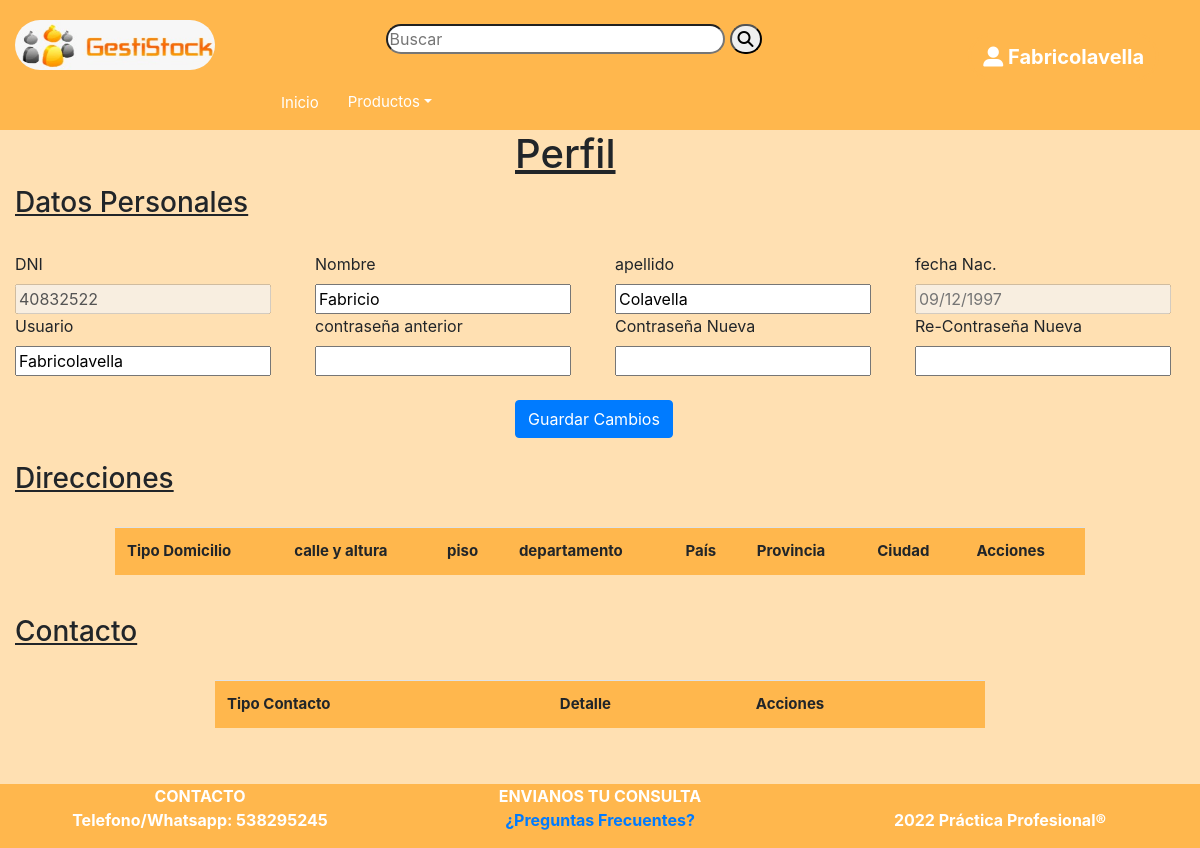
Before: /perfilUsuario.php (signed in) with the older database file.
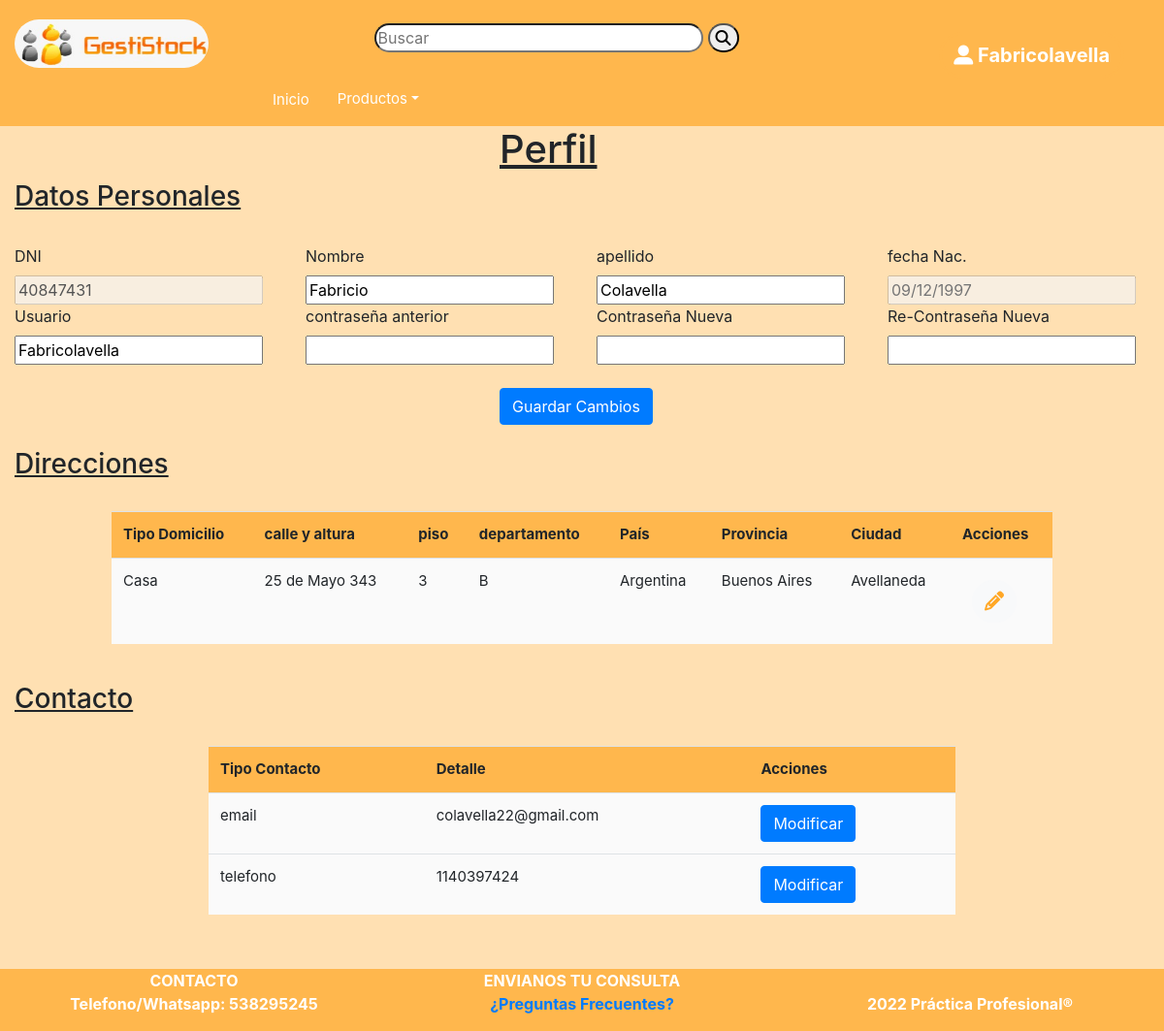
After: the same page with the newer database file.
### tables this page shows
CREATE TABLE `personas` (
  `idPersona` int(11) NOT NULL,
  `numDocumento` int(11) NOT NULL,
  `idTipoDocumento` int(11) NOT NULL,
  `nombre` varchar(45) NOT NULL,
  `apellido` varchar(45) NOT NULL,
  `fechaNac` date NOT NULL,
  `usuario` varchar(45) NOT NULL,
  `contrasenia` varchar(45) NOT NULL,
  `idEstado` int(11) NOT NULL
);

CREATE TABLE `direcciones` (
  `idDireccion` int(11) NOT NULL,
  `idCiudad` int(11) NOT NULL,
  `idPersona` int(11) NOT NULL,
  `idTipoDomicilio` int(11) NOT NULL,
  `calle` varchar(45) DEFAULT NULL,
  `altura` int(11) DEFAULT NULL,
  `dpto` varchar(45) DEFAULT NULL,
  `piso` varchar(45) DEFAULT NULL
);

CREATE TABLE `tiposdomicilios` (
  `idTipoDomicilio` int(11) NOT NULL,
  `descripcion` varchar(45) NOT NULL
);

CREATE TABLE `paises` (
  `idPais` int(11) NOT NULL,
  `nombrePais` varchar(45) NOT NULL
);

CREATE TABLE `provincias` (
  `idProvincia` int(11) NOT NULL,
  `nombreProvincia` varchar(45) DEFAULT NULL,
  `idPais` int(11) NOT NULL
);

CREATE TABLE `ciudades` (
  `idCiudad` int(11) NOT NULL,
  `nombreCiudad` varchar(45) DEFAULT NULL,
  `idProvincia` int(11) NOT NULL
);

CREATE TABLE `personascontactos` (
  `idPersonaContacto` int(11) NOT NULL,
  `idPersona` int(11) NOT NULL,
  `idTipoContacto` int(11) NOT NULL,
  `descripcion` varchar(45) NOT NULL
);

CREATE TABLE `tiposcontactos` (
  `idTipoContacto` int(11) NOT NULL,
  `descripcion` varchar(45) NOT NULL
);

### perfilUsuario.php (the view, shortened to what the changed rows need)
<?php require 'header.php';
$id=$_SESSION['login'];
$queryDP="SELECT p.numDocumento as dni, p.nombre, p.apellido, p.fechaNac as fn, p.usuario as user, p.contrasenia as pass from personas as p where idPersona='$id'";
$consultaDP= mysqli_query($conexion,$queryDP);
$consultaDir="SELECT d.idDireccion, d.calle, d.altura, d.piso, d.dpto, p.nombrePais pais, pr.nombreProvincia prov, c.nombreCiudad ciudad, td.descripcion tdd FROM direcciones d
                JOIN tiposdomicilios td ON d.idTipoDomicilio=td.idTipoDomicilio
                JOIN ciudades c on d.idCiudad=c.idCiudad
                JOIN provincias pr on pr.idProvincia=c.idProvincia
                JOIN paises p on p.idPais=pr.idPais
                where d.idPersona= $id ";
$selectDir=mysqli_query($conexion,$consultaDir);
$consultaContacto="SELECT pc.idPersonaContacto idPc, pc.descripcion pcd, tc.descripcion tcd FROM personascontactos pc
                    JOIN tiposcontactos tc on tc.idTipoContacto=pc.idTipoContacto WHERE idpersona=$id";
$selectCt= mysqli_query($conexion,$consultaContacto);
 ?>
<div class="row justify-content-center">
    <div class="col-md-2">
        <h1><u>Perfil</u></h1>
    </div>
</div>
<br>
<form method="POST" action="modUsuario.php"  onsubmit="return form(this)">
    <?php while ($rs=mysqli_fetch_array($consultaDP)) {
            $fecha=date('d/m/Y',strtotime($rs['fn']));?>
        <div class="row">
            <div class="col-md-3">
                <label>DNI</label>
                <div>
                    <input type="text"  disabled value=<?php echo $rs['dni']; ?> >
                </div>
            </div>
            <div class="col-md-3">
                <label>Nombre</label>
                <div>
                    <input type="text" name="nombre" id="nombre" value=<?php echo $rs['nombre']; ?>>
                </div>
            </div>
            <div class="col-md-3">
                <label>apellido</label>
                <div>
                    <input type="text" name="apellido" id="apellido" value=<?php echo $rs['apellido']; ?>>
                </div>
            </div>
            <div class="col-md-3">
                <label>fecha Nac.</label>
                <div>
                    <input type="text" disabled placeholder=<?php echo $fecha; ?>>
                </div>
            </div>
        </div>
        <div class="row">
            <div class="col-md-3">
                <label>Usuario</label>
                <div>
                    <input type="text" name="usuario" id="usuario" value="<?php echo $rs['user'];?>">
                </div>
            </div>
            <div class="col-md-3">
                <label>contraseña anterior</label>
                <div>
                    <input type="text" name="passAnt" id="passAnt">
                </div>
            </div>
            <div class="col-md-3">
                <label>Contraseña Nueva</label>
                <div>
                    <input type="text"  name="passN" id="passN">
                </div>
            </div>
            <div class="col-md-3">
            <label>Re-Contraseña Nueva</label>
                <div>
                    <input type="text"  name="passNr" id="passNr">
                </div>
            </div>
        </div>
        <br>
        <div class="row justify-content-center">
            <div class="col-md-2">
                <button type="button" type="submit" name="cambios" class="btn btn-primary" value=1> Guardar Cambios</button>
            </div>
        </div>
    <?php }?>
</form>
<br>
<br>
    <div class="row justify-content-center">
			<div class="col-md-10">
			   <div style="background: white">
				  <table class="table striped" style="background:#fafafa;white:70%">
					<tr>
						 <th>Tipo Domicilio</th>
						 <th>calle y altura</th>
						 <th>piso</th>
						 <th>departamento</th>
						 <th>País</th>
						 <th>Provincia</th>
                         <th>Ciudad</th>
                         <th>Acciones</th>
					</tr>
                    <?php while ($rs=mysqli_fetch_array($selectDir)) {?>
                       <?php
                            $idDireccion=$rs['idDireccion'];
                       ?>
                        <tr>
                            <td><?php echo $rs['tdd']?></td>
                            <td><?php echo $rs['calle']."  ".$rs['altura']?></td>
                            <td><?php echo $rs['piso']?></td>
                            <td><?php echo $rs['dpto']?></td>
                            <td><?php echo $rs['pais']?></td>
                            <td><?php echo $rs['prov']?></td>
                            <td><?php echo $rs['ciudad']?></td>
                            <td>
                                <form method="POST" action="modificarDireccion.php">
                                    <button style="border-radius:30px;font-size:20px" type="submit" name="idDireccion" value="<?php echo $idDireccion;?>" class="btn btn-light"><i class="fas fa-pencil-alt"></i></button>
                                </form>
                            </td>
                        </tr>
                        <?php }?>
                  </table>
                </div>
            </div>
     </div>
<br>
<br>
<div class="row justify-content-center">
			<div class="col-md-8">
			   <div style="background: white">
				  <table class="table striped" style="background:#fafafa;white:70%">
					<tr>
						 <th>Tipo Contacto</th>
						 <th>Detalle</th>
                         <th>Acciones</th>
					</tr>
                    <?php while ($rs=mysqli_fetch_array($selectCt)) {?>
                        <tr>
                            <td><?php echo $rs['tcd']?></td>
                            <td><?php echo $rs['pcd']?></td>
                            <td>
                                <button type="button" class="btn btn-primary" data-toggle="modal" data-target="#editCt<?php echo $rs['idPc'];?>">
                                    Modificar
                                </button>
                            </td>
                        </tr>
                        <?php }?>
                  </table>
                </div>
            </div>
     </div>
<?php
     require 'footer.php';
?>

Changed rows visible on the page:
changed personas "Fabricio": numDocumento "40832522" → "40847431"
added direcciones: idTipoDomicilio.descripcion "Casa", calle "25 de Mayo", altura "343", piso "3", dpto "B", paises.nombrePais "Argentina", provincias.nombreProvincia "Buenos Aires", idCiudad.nombreCiudad "Avellaneda", $idDireccion 37 (drawn)
added personascontactos: idTipoContacto.descripcion "email", descripcion "colavella22@gmail.com"
added personascontactos: idTipoContacto.descripcion "telefono", descripcion "1140397424"
